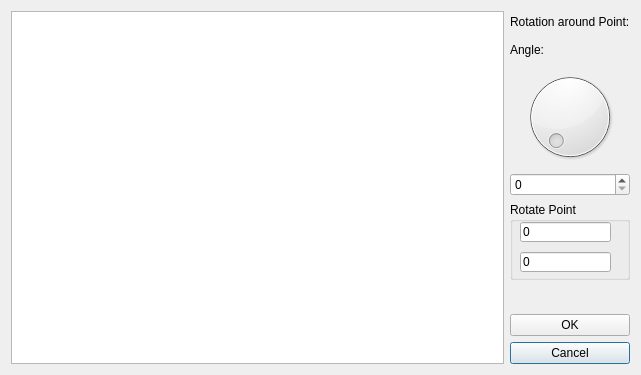
<?xml version="1.0" encoding="UTF-8"?>
<ui version="4.0">
 <class>rotate</class>
 <widget class="QDialog" name="rotate">
  <property name="geometry">
   <rect>
    <x>0</x>
    <y>0</y>
    <width>641</width>
    <height>375</height>
   </rect>
  </property>
  <property name="minimumSize">
   <size>
    <width>641</width>
    <height>375</height>
   </size>
  </property>
  <property name="maximumSize">
   <size>
    <width>641</width>
    <height>375</height>
   </size>
  </property>
  <property name="windowTitle">
   <string>Rotate</string>
  </property>
  <layout class="QGridLayout" name="gridLayout">
   <item row="0" column="0" rowspan="10">
    <widget class="QGraphicsView" name="graphicsView"/>
   </item>
   <item row="9" column="2">
    <widget class="QPushButton" name="pushButton">
     <property name="text">
      <string>Cancel</string>
     </property>
    </widget>
   </item>
   <item row="8" column="2">
    <widget class="QPushButton" name="pushButton_2">
     <property name="text">
      <string>OK</string>
     </property>
    </widget>
   </item>
   <item row="0" column="2">
    <widget class="QLabel" name="label_2">
     <property name="text">
      <string>Rotation around Point:</string>
     </property>
    </widget>
   </item>
   <item row="1" column="2">
    <widget class="QLabel" name="label">
     <property name="text">
      <string>Angle:</string>
     </property>
    </widget>
   </item>
   <item row="2" column="2">
    <widget class="QDial" name="dial">
     <property name="autoFillBackground">
      <bool>false</bool>
     </property>
     <property name="maximum">
      <number>360</number>
     </property>
     <property name="tracking">
      <bool>true</bool>
     </property>
     <property name="wrapping">
      <bool>false</bool>
     </property>
    </widget>
   </item>
   <item row="3" column="2">
    <widget class="QSpinBox" name="spinBox">
     <property name="maximum">
      <number>360</number>
     </property>
    </widget>
   </item>
   <item row="4" column="2" rowspan="3">
    <widget class="QGroupBox" name="groupBox">
     <property name="title">
      <string>Rotate Point</string>
     </property>
     <widget class="QLineEdit" name="lineEdit">
      <property name="geometry">
       <rect>
        <x>10</x>
        <y>20</y>
        <width>91</width>
        <height>20</height>
       </rect>
      </property>
      <property name="text">
       <string>0</string>
      </property>
     </widget>
     <widget class="QLineEdit" name="lineEdit_2">
      <property name="geometry">
       <rect>
        <x>10</x>
        <y>50</y>
        <width>91</width>
        <height>20</height>
       </rect>
      </property>
      <property name="text">
       <string>0</string>
      </property>
     </widget>
    </widget>
   </item>
  </layout>
 </widget>
 <resources/>
 <connections>
  <connection>
   <sender>pushButton_2</sender>
   <signal>clicked()</signal>
   <receiver>rotate</receiver>
   <slot>rotateOKSlot()</slot>
   <hints>
    <hint type="sourcelabel">
     <x>576</x>
     <y>311</y>
    </hint>
    <hint type="destinationlabel">
     <x>542</x>
     <y>139</y>
    </hint>
   </hints>
  </connection>
  <connection>
   <sender>dial</sender>
   <signal>valueChanged(int)</signal>
   <receiver>spinBox</receiver>
   <slot>setValue(int)</slot>
   <hints>
    <hint type="sourcelabel">
     <x>548</x>
     <y>110</y>
    </hint>
    <hint type="destinationlabel">
     <x>566</x>
     <y>279</y>
    </hint>
   </hints>
  </connection>
  <connection>
   <sender>spinBox</sender>
   <signal>valueChanged(int)</signal>
   <receiver>dial</receiver>
   <slot>setValue(int)</slot>
   <hints>
    <hint type="sourcelabel">
     <x>513</x>
     <y>282</y>
    </hint>
    <hint type="destinationlabel">
     <x>508</x>
     <y>167</y>
    </hint>
   </hints>
  </connection>
 </connections>
 <slots>
  <slot>rotateOKSlot()</slot>
 </slots>
</ui>
